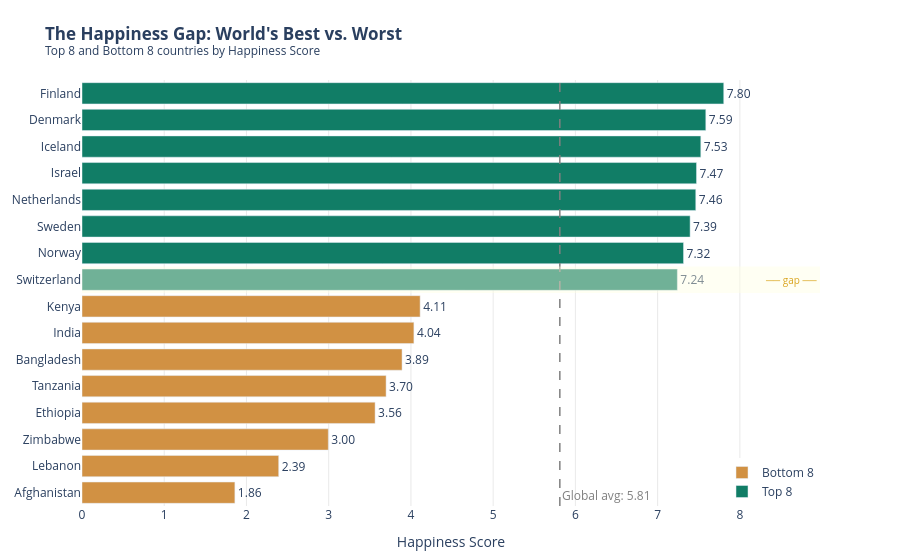

Notebook code cell kept with this figure:
### Code cell
fig = px.bar(
    combined,
    x='Happiness_Score',
    y='Country',
    orientation='h',
    color='Group',
    text='Happiness_Score',
    title='<b>The Happiness Gap: World\'s Best vs. Worst</b><br><sup>Top 8 and Bottom 8 countries by Happiness Score</sup>',
    color_discrete_map={
        'Top 8':    '#117D66',   
        'Bottom 8': '#D19143',  
    },
)

fig.update_traces(
    texttemplate='%{text:.2f}',
    textposition='outside'
)


fig.add_vline(
    x=global_avg,
    line_dash='dash',
    line_color='grey',
    line_width=1.5,
    annotation_text=f'Global avg: {global_avg:.2f}',
    annotation_position='bottom right',   # ← changed from 'top'
    annotation_font_color='grey',
)

fig.add_hrect(
    y0=7.5, y1=8.5,          
    fillcolor='lightyellow',
    opacity=0.4,
    line_width=0,
    annotation_text='── gap ──',
    annotation_position='right',
    annotation_font_size=10,
    annotation_font_color='goldenrod',
)

fig.update_layout(
    plot_bgcolor='white',
    xaxis=dict(
        title='Happiness Score',
        showgrid=True,
        gridcolor='lightgrey',
        gridwidth=0.5,
        range=[0, combined['Happiness_Score'].max() * 1.15],
    ),
    yaxis_title=None,
    legend=dict(
        title=None,
        x=1,
        y=0,
        xanchor='right',
        yanchor='bottom',
    ),    margin=dict(l=20, r=80, t=80, b=40),
)

fig.show()

### Figure 1 — Plotly figure (JSON) as saved in the notebook; plotly's stock layout.template omitted (floating-point values rounded to 4 significant figures)
{"data": [{"hovertemplate": "Group=Bottom 8<br>Happiness_Score=%{text}<br>Country=%{y}<extra></extra>", "legendgroup": "Bottom 8", "marker": {"color": "#D19143", "pattern": {"shape": ""}}, "name": "Bottom 8", "orientation": "h", "showlegend": true, "text": [1.859, 2.392, 2.995, 3.564, 3.698, 3.892, 4.036, 4.112], "textposition": "outside", "texttemplate": "%{text:.2f}", "type": "bar", "x": [1.859, 2.392, 2.995, 3.564, 3.698, 3.892, 4.036, 4.112], "xaxis": "x", "y": ["Afghanistan", "Lebanon", "Zimbabwe", "Ethiopia", "Tanzania", "Bangladesh", "India", "Kenya"], "yaxis": "y"}, {"hovertemplate": "Group=Top 8<br>Happiness_Score=%{text}<br>Country=%{y}<extra></extra>", "legendgroup": "Top 8", "marker": {"color": "#117D66", "pattern": {"shape": ""}}, "name": "Top 8", "orientation": "h", "showlegend": true, "text": [7.24, 7.315, 7.395, 7.464, 7.473, 7.525, 7.586, 7.804], "textposition": "outside", "texttemplate": "%{text:.2f}", "type": "bar", "x": [7.24, 7.315, 7.395, 7.464, 7.473, 7.525, 7.586, 7.804], "xaxis": "x", "y": ["Switzerland", "Norway", "Sweden", "Netherlands", "Israel", "Iceland", "Denmark", "Finland"], "yaxis": "y"}], "layout": {"annotations": [{"font": {"color": "grey"}, "showarrow": false, "text": "Global avg: 5.81", "x": 5.811, "xanchor": "left", "xref": "x", "y": 0, "yanchor": "bottom", "yref": "y domain"}, {"font": {"color": "goldenrod", "size": 10}, "showarrow": false, "text": "── gap ──", "x": 1, "xanchor": "right", "xref": "x domain", "y": 8, "yanchor": "middle", "yref": "y"}], "barmode": "relative", "legend": {"title": {}, "tracegroupgap": 0, "x": 1, "xanchor": "right", "y": 0, "yanchor": "bottom"}, "margin": {"b": 40, "l": 20, "r": 80, "t": 80}, "plot_bgcolor": "white", "shapes": [{"line": {"color": "grey", "dash": "dash", "width": 1.5}, "type": "line", "x0": 5.811, "x1": 5.811, "xref": "x", "y0": 0, "y1": 1, "yref": "y domain"}, {"fillcolor": "lightyellow", "line": {"width": 0}, "opacity": 0.4, "type": "rect", "x0": 0, "x1": 1, "xref": "x domain", "y0": 7.5, "y1": 8.5, "yref": "y"}], "title": {"text": "<b>The Happiness Gap: World's Best vs. Worst</b><br><sup>Top 8 and Bottom 8 countries by Happiness Score</sup>"}, "xaxis": {"anchor": "y", "domain": [0, 1], "gridcolor": "lightgrey", "gridwidth": 0.5, "range": [0, 8.975], "showgrid": true, "title": {"text": "Happiness Score"}}, "yaxis": {"anchor": "x", "domain": [0, 1], "title": {}}}}
